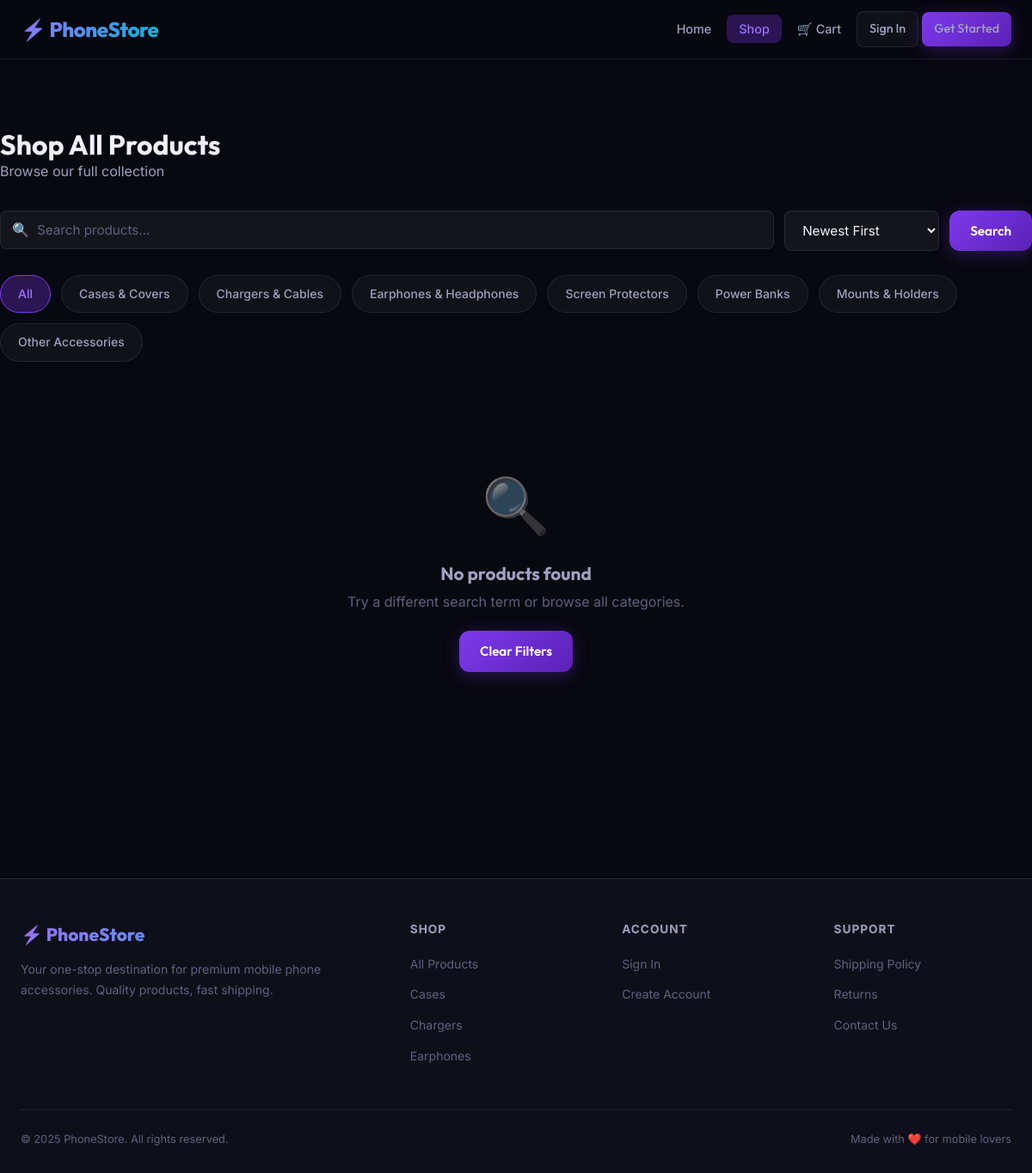
Page /products on the committed database.
### app/models.py (models this page shows, shortened)
class Category(db.Model):
    __tablename__ = 'categories'
    id = db.Column(db.Integer, primary_key=True)
    name = db.Column(db.String(100), unique=True, nullable=False)
    products = db.relationship('Product', backref='category', lazy=True)

### app/store/routes.py (the view)
@store_bp.route('/products')
def products():
    query = request.args.get('q', '').strip()
    category_id = request.args.get('category', type=int)
    sort = request.args.get('sort', 'newest')
    products_q = Product.query.filter_by(is_active=True)
    if query:
        products_q = products_q.filter(Product.name.ilike(f'%{query}%'))
    if category_id:
        products_q = products_q.filter_by(category_id=category_id)
    if sort == 'price_asc':
        products_q = products_q.order_by(Product.price.asc())
    elif sort == 'price_desc':
        products_q = products_q.order_by(Product.price.desc())
    else:
        products_q = products_q.order_by(Product.created_at.desc())
    page = request.args.get('page', 1, type=int)
    pagination = products_q.paginate(page=page, per_page=12, error_out=False)
    categories = Category.query.all()
    return render_template('store/products.html',
                           products=pagination.items,
                           pagination=pagination,
                           categories=categories,
                           current_category=category_id,
                           query=query,
                           sort=sort)

### app/templates/store/products.html (shortened to what this page needs)
{% extends "base.html" %}
{% block content %}
<div class="container section">
  <div class="section-header" style="margin-bottom:32px;">
    <h1>Shop All Products</h1>
    <p style="color:var(--text-secondary);">
      {% if query %}Results for "<strong>{{ query }}</strong>"{% else %}Browse our full collection{% endif %}
    </p>
  </div>
  <form method="GET" id="filter-form">
    <div class="search-bar">
      <div class="search-input-wrap">
        <span class="search-icon">🔍</span>
        <input type="text" name="q" value="{{ query }}" class="form-control"
               placeholder="Search products..." id="search-input" />
      </div>
      <select name="sort" class="form-control" style="max-width:180px;" onchange="this.form.submit()" id="sort-select">
        <option value="newest" {% if sort == 'newest' %}selected{% endif %}>Newest First</option>
      </select>
      <button type="submit" class="btn btn-primary">Search</button>
    </div>
  </form>
  <div class="category-grid" style="margin-bottom:36px;">
    <a href="{{ url_for('store.products', q=query, sort=sort) }}"
       class="category-pill {% if not current_category %}active{% endif %}">All</a>
    {% for cat in categories %}
      <a href="{{ url_for('store.products', category=cat.id, q=query, sort=sort) }}"
         class="category-pill {% if current_category == cat.id %}active{% endif %}">{{ cat.name }}</a>
    {% endfor %}
  </div>
  {% if products %}
    <div class="product-grid">
      {% for product in products %}
        {% include "store/partials/product_card.html" %}
      {% endfor %}
    </div>
    {% if pagination.pages > 1 %}
    <div class="pagination">
      <a href="{{ url_for('store.products', page=pagination.prev_num, q=query, sort=sort, category=current_category) }}"
         class="page-btn {% if not pagination.has_prev %}disabled{% endif %}">← Prev</a>
      {% for p in pagination.iter_pages(left_edge=2, right_edge=2, left_current=2, right_current=3) %}
        {% if p %}
          <a href="{{ url_for('store.products', page=p, q=query, sort=sort, category=current_category) }}"
             class="page-btn {% if p == pagination.page %}active{% endif %}">{{ p }}</a>
        {% else %}
          <span class="page-btn disabled">…</span>
        {% endif %}
      {% endfor %}
      <a href="{{ url_for('store.products', page=pagination.next_num, q=query, sort=sort, category=current_category) }}"
         class="page-btn {% if not pagination.has_next %}disabled{% endif %}">Next →</a>
    </div>
    {% endif %}
  {% else %}
    <div class="empty-state">
      <div class="empty-icon">🔍</div>
      <h3>No products found</h3>
      <p>Try a different search term or browse all categories.</p>
      <a href="{{ url_for('store.products') }}" class="btn btn-primary" style="margin-top:20px;">Clear Filters</a>
    </div>
  {% endif %}
</div>
{% endblock %}

### app/static/css/style.css (style rules this page uses)
:root { --bg-primary: #080810; --bg-secondary: #0f0f1a; --bg-card: rgba(255, 255, 255, 0.04); --bg-card-hover: rgba(255, 255, 255, 0.07); --border: rgba(255, 255, 255, 0.08); --border-hover: rgba(124, 58, 237, 0.5); --accent: #7C3AED; --accent-light: #9D6FFF; --accent-glow: rgba(124, 58, 237, 0.3); --accent-2: #06B6D4; --text-primary: #F0F0FF; --text-secondary:#A0A0C0; --text-muted: #606080; --success: #10B981; --danger: #EF4444; --warning: #F59E0B; --info: #06B6D4; --radius-sm: 8px; --radius-md: 12px; --radius-lg: 20px; --radius-xl: 28px; --shadow-glow: 0 0 40px rgba(124, 58, 237, 0.15); --shadow-card: 0 8px 32px rgba(0, 0, 0, 0.4); --shadow-lg: 0 20px 60px rgba(0, 0, 0, 0.5); --transition: all 0.25s cubic-bezier(0.4, 0, 0.2, 1); --transition-slow: all 0.45s cubic-bezier(0.4, 0, 0.2, 1); }
*, *::before, *::after { box-sizing: border-box; margin: 0; padding: 0; }
html { scroll-behavior: smooth; }
body { font-family: 'Inter', sans-serif; background: var(--bg-primary); color: var(--text-primary); min-height: 100vh; overflow-x: hidden; line-height: 1.6; }
h1, h2, h3, h4, h5 { font-family: 'Outfit', sans-serif; font-weight: 700; line-height: 1.2; }
a { color: inherit; text-decoration: none; }
.container { max-width: 1280px; margin: 0 auto; padding: 0 24px; }
.btn { display: inline-flex; align-items: center; gap: 8px; padding: 12px 24px; border-radius: var(--radius-md); font-family: 'Outfit', sans-serif; font-weight: 600; font-size: 0.95rem; border: none; cursor: pointer; transition: var(--transition); white-space: nowrap; position: relative; overflow: hidden; }
.btn::after { content: ''; position: absolute; inset: 0; background: rgba(255,255,255,0); transition: var(--transition); }
.btn-primary { background: linear-gradient(135deg, var(--accent), #5B21B6); color: #fff; box-shadow: 0 4px 20px var(--accent-glow); }
.form-control { width: 100%; padding: 12px 16px; background: rgba(255,255,255,0.05); border: 1px solid var(--border); border-radius: var(--radius-sm); color: var(--text-primary); font-family: 'Inter', sans-serif; font-size: 0.95rem; transition: var(--transition); }
.form-control::placeholder { color: var(--text-muted); }
select.form-control option { background: #1a1a2e; color: var(--text-primary); }
.section { padding: 80px 0; }
.section-header { margin-bottom: 48px; }
.section-header p { color: var(--text-secondary); max-width: 500px; }
.category-grid { display: flex; flex-wrap: wrap; gap: 12px; margin-bottom: 32px; }
.category-pill { padding: 10px 20px; border-radius: 30px; background: var(--bg-card); border: 1px solid var(--border); color: var(--text-secondary); font-size: 0.875rem; font-weight: 500; transition: var(--transition); cursor: pointer; }
.category-pill:hover, .category-pill.active { background: var(--accent-glow); border-color: var(--accent); color: var(--accent-light); }
.empty-state { text-align: center; padding: 80px 24px; color: var(--text-muted); }
.empty-state .empty-icon { font-size: 4rem; margin-bottom: 16px; opacity: 0.5; }
.empty-state h3 { font-size: 1.3rem; color: var(--text-secondary); margin-bottom: 8px; }
.search-bar { display: flex; gap: 12px; margin-bottom: 28px; flex-wrap: wrap; }
.search-input-wrap { position: relative; flex: 1; min-width: 200px; }
.search-icon { position: absolute; left: 14px; top: 50%; transform: translateY(-50%); color: var(--text-muted); pointer-events: none; }
.search-input-wrap .form-control { padding-left: 42px; }

### rows in the picture
Category: name "Cases & Covers"
Category: name "Chargers & Cables"
Category: name "Earphones & Headphones"
Category: name "Screen Protectors"
Category: name "Power Banks"
Category: name "Mounts & Holders"
Category: name "Other Accessories"
